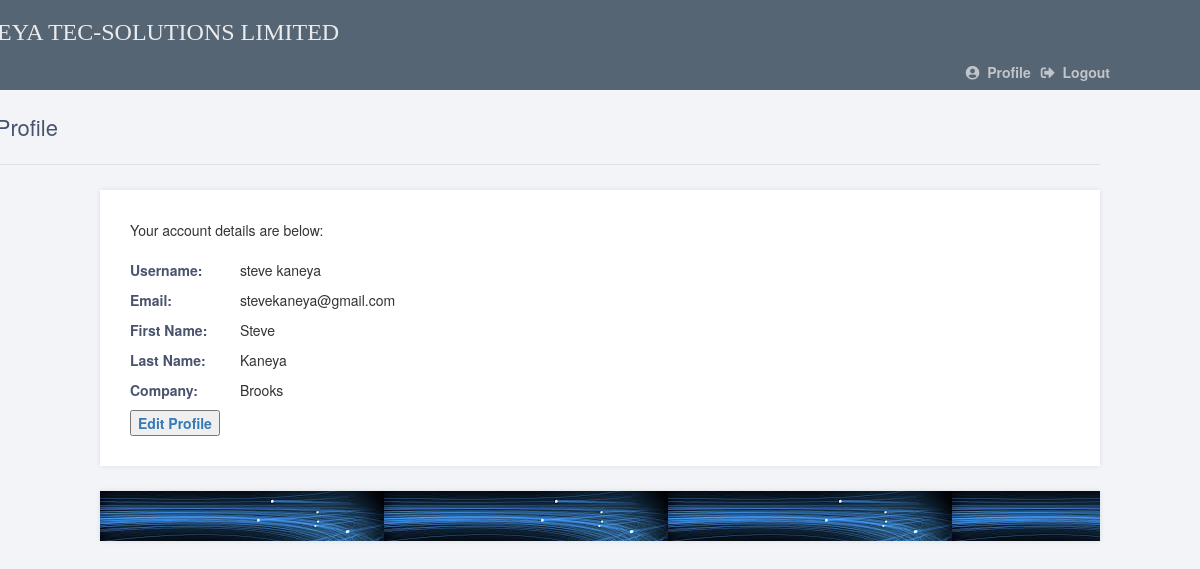
The page /profile.php (signed in) on the database its author committed.
### tables this page shows
CREATE TABLE `client_portal_user_register` (
  `id` int(11) NOT NULL,
  `fname` varchar(50) NOT NULL,
  `lname` varchar(50) NOT NULL,
  `company` varchar(50) NOT NULL,
  `email` varchar(50) NOT NULL,
  `username` varchar(50) NOT NULL,
  `password` varchar(255) NOT NULL,
  `Date_created` datetime DEFAULT current_timestamp()
);

### profile.php (the view, shortened to what this page needs)
<?php
$DATABASE_HOST = 'localhost';
$DATABASE_USER = 'root';
$DATABASE_PASS = '';
$DATABASE_NAME = 'clients';
$con = mysqli_connect($DATABASE_HOST, $DATABASE_USER, $DATABASE_PASS, $DATABASE_NAME);
?>
<!DOCTYPE html>
<html>
	<head>
		<link rel="stylesheet" href="css/portalhome.css">
		<link rel="stylesheet" href="https://use.fontawesome.com/releases/v5.7.1/css/all.css">
        <link rel="stylesheet" href="https://maxcdn.bootstrapcdn.com/bootstrap/3.4.1/css/bootstrap.min.css">
	</head>
	<body class="loggedin">
		<nav class="navtop">
			<div>
				<h1>KANEYA TEC-SOLUTIONS LIMITED</h1>
				<a href="profile.php"><i class="fas fa-user-circle"></i>Profile</a>
				<a href="logout.php"><i class="fas fa-sign-out-alt"></i>Logout</a>
			</div>
		</nav>
		<div class="content">
			<h2>Your Profile</h2>
			<?php
$stmt = $con->prepare('SELECT fname, lname, company, email FROM client_portal_user_register WHERE id = ?');
$stmt->bind_param('i', $_SESSION['id']);
$stmt->execute();
$stmt->bind_result($fname, $lname, $company, $email);
			?>
			<div>
				<p>Your account details are below:</p>
				<table>
					<tr>
						<td>Username:</td>
						<td><?=$_SESSION['username']?></td>
					</tr>
					<tr>
						<td>Email:</td>
						<td><?=$email?></td>
					</tr>
					<tr>
						<td>First Name:</td>
						<td><?=$fname?></td>
					</tr>
					<tr>
						<td>Last Name:</td>
						<td><?=$lname?></td>
					</tr>
					<tr>
						<td>Company:</td>
						<td><?=$company?></td>
					</tr>
					<tr>
						<td><a href="edit_profile.php"><button>Edit Profile</button></a></td>
					</tr>
				</table>
			</div>
				<div style="background-image: url('Images/img10.jpg');">
		</div>
	</body>
</html>

### css/portalhome.css (style rules this page uses)
.navtop { background-color: #566573 ; height: 90px; width: 100%; border: 0; }
.navtop div { display: flex; margin: 0 auto; width: 1000px; height: 100%; }
.navtop div h1, .navtop div a { display: inline-flex; align-items: center; }
.navtop div h1 { flex: 1; font-size: 24px; padding: 0; margin: 0; color: #eaebed; font-weight: thick; margin-left: -155px; margin-top: -25px; font-family: Simplifica; }
.navtop div a { padding: 0 20px; text-decoration: none; color: #c1c4c8; font-weight: bold; margin-right: -30px; margin-top:54px }
.navtop div a i { padding: 2px 8px 0 0; }
body.loggedin { background-color: #f3f4f7; }
.content { width: 1000px; margin: 0 auto; }
.content h2 { margin: 0; padding: 25px 0; font-size: 22px; border-bottom: 1px solid #e0e0e3; color: #4a536e; margin-left: -155px; color: ; }
.content > p, .content > div { box-shadow: 0 0 5px 0 rgba(0, 0, 0, 0.1); margin: 25px 0; padding: 25px; background-color: #fff; }
.content > p table td, .content > div table td { padding: 5px; }
.content > p table td:first-child, .content > div table td:first-child { font-weight: bold; color: #4a536e; padding-right: 15px; }
.content > div p { padding: 5px; margin: 0 0 10px 0; }

### rows shown on the page
client_portal_user_register: email "stevekaneya@gmail.com", fname "Steve", lname "Kaneya", company "Brooks"

### other values the page prints
$_SESSION['username'] "steve kaneya"
